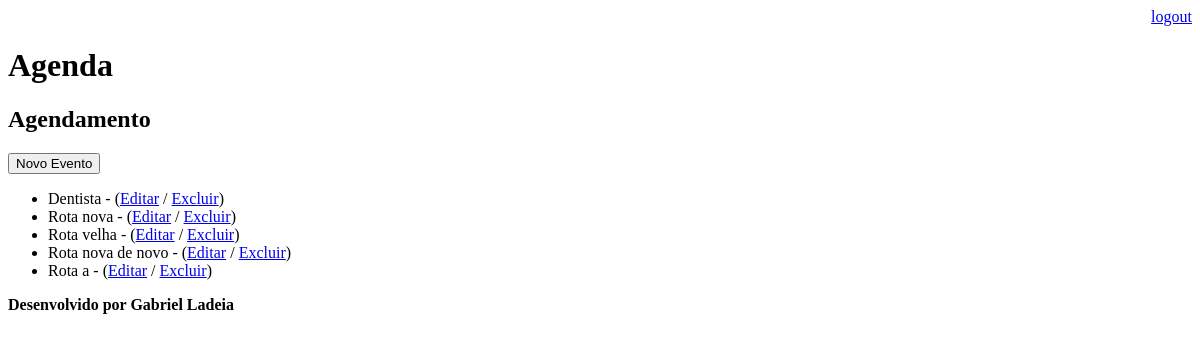
The page /agenda/ (signed in) on the database as committed earlier.
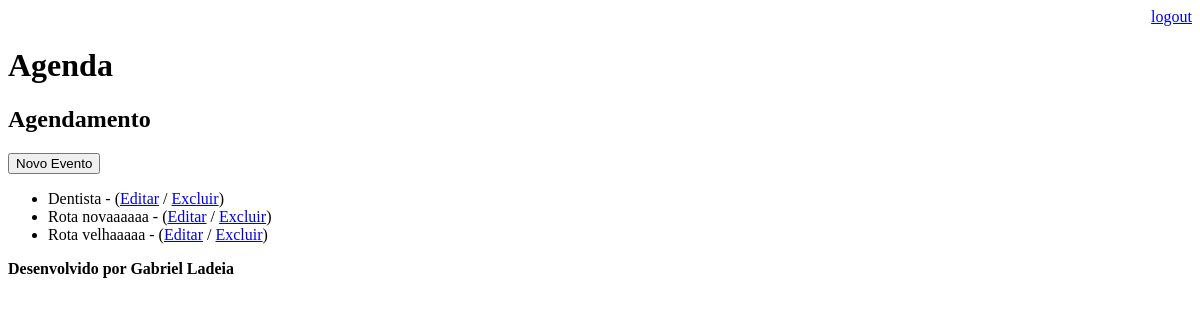
The same page on the database as committed later.
### core/models.py (models this page shows, shortened)
class Evento(models.Model):
    titulo = models.CharField(max_length=100)
    descricao = models.TextField(blank=True, null=True)
    data_event = models.DateTimeField()
    hora_criacao = models.DateTimeField(auto_now=True)
    usuario = models.ForeignKey(User, on_delete=models.CASCADE)
    class Meta:
        db_table = 'evento'

### core/views.py (the view)
# urls.py: path('agenda/', views.lista_eventos),
@login_required(login_url='/login/')
def lista_eventos(request):
    usuario = request.user
    eventos = Evento.objects.filter(usuario=usuario)
    data = {'eventos' : eventos}
    return render(request, 'agenda.html', data)

### templates/agenda.html
{% extends "model-page.html" %}
{% block content %}
    <h2>Agendamento</h2>
    <a href="evento/">
        <button type="button">Novo Evento</button>
    </a>
    <ul>
        {% for evento in eventos %}
            <li>
                {{ evento.titulo }} - {{ evento.get_data_event }}
                (<a href="evento/?id={{ evento.id }}">Editar</a> / <a href="evento/delete/{{ evento.id }}/"> Excluir</a>)
            </li>
        {% endfor %}
    </ul>
{% endblock %}

Rows that differ between the two databases and show on the page:
removed Evento: titulo "Rota nova de novo"
removed Evento: titulo "Rota a"
changed Evento: titulo "Rota nova" → "Rota novaaaaaa"
changed Evento: titulo "Rota velha" → "Rota velhaaaaa"
